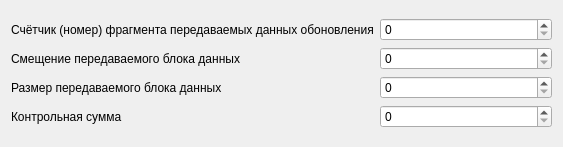
<?xml version="1.0" encoding="UTF-8"?>
<ui version="4.0">
 <class>PET_update_data_page</class>
 <widget class="QWidget" name="PET_update_data_page">
  <property name="geometry">
   <rect>
    <x>0</x>
    <y>0</y>
    <width>563</width>
    <height>147</height>
   </rect>
  </property>
  <property name="sizePolicy">
   <sizepolicy hsizetype="Fixed" vsizetype="Preferred">
    <horstretch>0</horstretch>
    <verstretch>0</verstretch>
   </sizepolicy>
  </property>
  <property name="windowTitle">
   <string>Form</string>
  </property>
  <layout class="QVBoxLayout" name="verticalLayout">
   <item>
    <layout class="QGridLayout" name="gridLayout">
     <item row="1" column="0">
      <widget class="QLabel" name="label_2">
       <property name="text">
        <string>Смещение передаваемого блока данных</string>
       </property>
      </widget>
     </item>
     <item row="0" column="1">
      <widget class="QSpinBox" name="sb_cnt"/>
     </item>
     <item row="0" column="0">
      <widget class="QLabel" name="label">
       <property name="text">
        <string>Счётчик (номер) фрагмента передаваемых данных обоновления</string>
       </property>
      </widget>
     </item>
     <item row="2" column="0">
      <widget class="QLabel" name="label_3">
       <property name="text">
        <string>Размер передаваемого блока данных</string>
       </property>
      </widget>
     </item>
     <item row="1" column="1">
      <widget class="QSpinBox" name="sb_offset"/>
     </item>
     <item row="3" column="0">
      <widget class="QLabel" name="label_4">
       <property name="text">
        <string>Контрольная сумма</string>
       </property>
      </widget>
     </item>
     <item row="2" column="1">
      <widget class="QSpinBox" name="sb_length"/>
     </item>
     <item row="3" column="1">
      <widget class="QSpinBox" name="sb_crc"/>
     </item>
    </layout>
   </item>
  </layout>
 </widget>
 <resources/>
 <connections/>
</ui>
